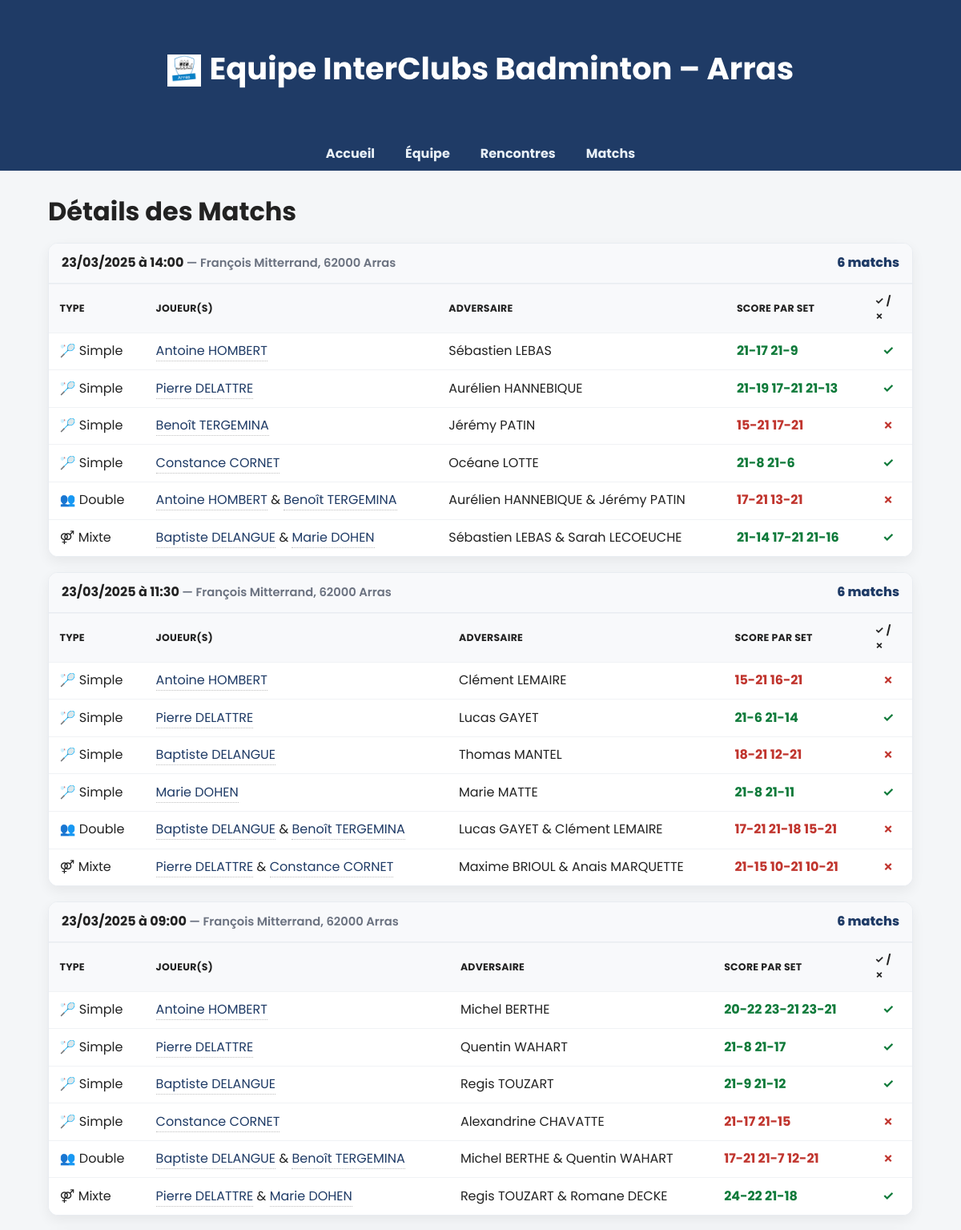
The app's page /matches.php (upper part) with its own data.
### tables this page shows
CREATE TABLE `match_details` (
  `id` int(11) NOT NULL,
  `joueur_id` int(11) NOT NULL,
  `fixture_id` int(11) DEFAULT NULL,
  `adversaire_id` int(11) DEFAULT NULL,
  `nom_adversaire` varchar(100) DEFAULT NULL,
  `opponent_team` varchar(120) DEFAULT NULL,
  `binome` varchar(255) DEFAULT NULL,
  `date_match` datetime NOT NULL,
  `journee` tinyint(4) DEFAULT NULL,
  `lieu` varchar(150) DEFAULT NULL,
  `score` varchar(50) DEFAULT NULL,
  `resultat` enum('victoire','défaite') DEFAULT NULL,
  `type_match` enum('simple','double','mixte') DEFAULT NULL,
  `is_prochain` tinyint(1) DEFAULT 0,
  `discipline_code` varchar(3) DEFAULT NULL
);

CREATE TABLE `joueurs` (
  `id` int(11) NOT NULL,
  `nom` varchar(50) NOT NULL,
  `prenom` varchar(50) NOT NULL,
  `licence` varchar(20) NOT NULL,
  `classement_simple` varchar(50) NOT NULL,
  `classement_double` varchar(50) NOT NULL,
  `classement_mixte` varchar(50) NOT NULL,
  `photo` varchar(255) NOT NULL,
  `date_ajout` timestamp NOT NULL DEFAULT current_timestamp() ON UPDATE current_timestamp(),
  `victoires_simple` int(11) NOT NULL DEFAULT 0,
  `matches_simple` int(11) NOT NULL DEFAULT 0,
  `victoires_double` int(11) NOT NULL DEFAULT 0,
  `matches_double` int(11) NOT NULL DEFAULT 0,
  `victoires_mixte` int(11) NOT NULL DEFAULT 0,
  `matches_mixte` int(11) NOT NULL DEFAULT 0
);

### matches.php (the view, shortened to what this page needs)
<?php
require __DIR__ . '/includes/db.php';
$highlightId = isset($_GET['match_id']) ? (int)$_GET['match_id'] : 0;
function renderTypeIcon(string $type): string {
  $t = function_exists('mb_strtolower') ? mb_strtolower(trim($type), 'UTF-8') : strtolower(trim($type));
  return match ($t) {
    'simple' => '🏸 Simple',
    'double' => '👥 Double',
    'mixte'  => '⚤ Mixte',
    default  => htmlspecialchars($type, ENT_QUOTES, 'UTF-8'),
  };
}
function fullName(array $r): string { return trim(($r['prenom'] ?? '').' '.($r['nom'] ?? '')); }
function renderTick(string $res): string {
  $r = function_exists('mb_strtolower') ? mb_strtolower($res,'UTF-8') : strtolower($res);
  if ($r === 'victoire') return '<span style="color:#0f7a3a;font-weight:700;">✓</span>';
  if ($r === 'défaite' || $r === 'defaite') return '<span style="color:#c0342d;font-weight:700;">✗</span>';
  return htmlspecialchars($res, ENT_QUOTES, 'UTF-8');
}
$players = $pdo->query("SELECT id, CONCAT(prenom,' ',nom) AS fullname FROM joueurs")->fetchAll(PDO::FETCH_ASSOC);
$nameToId = [];
foreach ($players as $p) {
  $nameToId[strtolower(trim($p['fullname']))] = (int)$p['id'];
}
$sql = "
  SELECT md.id, md.date_match, md.type_match, md.resultat, md.score, md.lieu,
         md.nom_adversaire, md.binome,
         j.id AS joueur_id, j.prenom, j.nom
  FROM match_details md
  JOIN joueurs j ON j.id = md.joueur_id
  ORDER BY md.date_match DESC, FIELD(md.type_match,'simple','double','mixte'), md.id
";
$rows = $pdo->query($sql)->fetchAll(PDO::FETCH_ASSOC);
$groups = [];
foreach ($rows as $r) {
  $dt = strtotime($r['date_match']);
  $key = date('d/m/Y H:i', $dt).'|'.trim($r['lieu'] ?? '');
  if (!isset($groups[$key])) {
    $groups[$key] = [
      'date'=>date('d/m/Y',$dt),
      'time'=>date('H:i',$dt),
      'lieu'=>trim($r['lieu'] ?? ''),
      'items'=>[]
    ];
  }
  $primaryFull = fullName($r);
  $joueurs = '<a class="player-link" href="joueur.php?id='.(int)$r['joueur_id'].'">'.htmlspecialchars($primaryFull,ENT_QUOTES).'</a>';
  if (!empty($r['binome'])) {
    $bn   = trim((string)$r['binome']);
    $bnId = $nameToId[strtolower($bn)] ?? null;
    $bnHtml = $bnId
      ? '<a class="player-link" href="joueur.php?id='.$bnId.'">'.htmlspecialchars($bn,ENT_QUOTES).'</a>'
      : htmlspecialchars($bn,ENT_QUOTES);
    $joueurs .= ' & '.$bnHtml;
  }
  $groups[$key]['items'][] = [
    'id'     => (int)$r['id'],
    'type'   => $r['type_match'],
    'joueurs'=> $joueurs,
    'adv'    => $r['nom_adversaire'] ?: '—',
    'score'  => $r['score'] ?: '—',
    'res'    => $r['resultat'] ?: '',
  ];
}
?>
<!DOCTYPE html>
<html lang="fr">
<head>
  <link rel="stylesheet" href="style.css">
</head>
<?php include __DIR__.'/includes/header.php'; ?>
<main class="matches-wrap">
  <h1 class="matches-title">Détails des Matchs</h1>
  <?php if (empty($groups)): ?>
    <p>Aucun match trouvé.</p>
  <?php else: ?>
    <?php foreach ($groups as $g): ?>
      <section class="meet-card">
        <header class="meet-header">
          <div>
            <?= htmlspecialchars($g['date']) ?> à <?= htmlspecialchars($g['time']) ?>
            <?php if ($g['lieu']!==''): ?>
              <span class="meet-meta">— <?= htmlspecialchars($g['lieu']) ?></span>
            <?php endif; ?>
          </div>
          <div class="meet-count"><?= count($g['items']) ?> match<?= count($g['items'])>1?'s':'' ?></div>
        </header>
        <table class="matches-table">
          <thead>
            <tr>
              <th class="type-col">Type</th>
              <th>Joueur(s)</th>
              <th>Adversaire</th>
              <th class="score-col">Score par set</th>
              <th class="tick-col">✓ / ✗</th>
            </tr>
          </thead>
          <tbody>
          <?php foreach ($g['items'] as $it): ?>
            <?php
              $mid   = (int)$it['id'];
              $rowId = 'row-m'.$mid;
              $clsHL = ($highlightId === $mid) ? ' highlight' : '';
              $r     = function_exists('mb_strtolower') ? mb_strtolower($it['res'],'UTF-8') : strtolower($it['res']);
              $scoreCls = ($r==='victoire') ? 'color:#0f7a3a;font-weight:700;' : (($r==='défaite'||$r==='defaite')?'color:#c0342d;font-weight:700;':'');
            ?>
            <tr id="<?= $rowId ?>" class="<?= $clsHL ?>">
              <td class="type-col"><?= renderTypeIcon($it['type']) ?></td>
              <td><?= $it['joueurs']  ?></td>
              <td><?= htmlspecialchars($it['adv']) ?></td>
              <td class="score-col"><span style="<?= $scoreCls ?>"><?= htmlspecialchars($it['score']) ?></span></td>
              <td class="tick-col"><?= renderTick($it['res']) ?></td>
            </tr>
          <?php endforeach; ?>
          </tbody>
        </table>
      </section>
    <?php endforeach; ?>
  <?php endif; ?>
</main>
</body>
</html>

### css/style.css (style rules this page uses)
:root { --brand-blue: #1D3A61; --brand-red: #B61D3C; --brand-red-dark: #8E1A30; --dark-blue: #162E6F; --bg-light: #F4F6F8; --text-main:#222; --text-muted:#6b7280; --win:#2bb673; --loss:#e53935; --border:#e5e7eb; --shadow:0 2px 6px rgba(0,0,0,.08); }
*,*::before,*::after { margin:0; padding:0; box-sizing:border-box; }
html,body { height:100%; }
body { display:flex; flex-direction:column; font-family:'Poppins', system-ui, -apple-system, "Segoe UI", Roboto, Arial, sans-serif; background:var(--bg-light); color:var(--text-main); line-height:1.55; }
a { color:var(--brand-blue); text-decoration:none; }
:root { --brand-blue: #1f3b66; --border: #e8ecf1; --shadow: 0 6px 18px rgba(0,0,0,.06); }
.player-link { color: var(--brand-blue); text-decoration: none; border-bottom: 1px dotted rgba(0,0,0,.25); padding-bottom: 1px; }
body { margin-bottom: 0; }
h1 { font-size: clamp(1.6rem, 2.5vw + 1rem, 2.4rem); line-height: 1.2; margin: 0.5em 0 0.6em; }

### matches.php (style rules this page uses)
.matches-wrap { width:90%; max-width:1100px; margin:2rem auto; }
.matches-title { font-size:2rem; margin:0 0 1.25rem; }
.meet-card { background:#fff; border:1px solid #e8ecf1; border-radius:12px; box-shadow:0 6px 16px rgba(0,0,0,.06); margin:1.2rem 0; overflow:hidden; }
.meet-header { display:flex; gap:10px; align-items:center; justify-content:space-between; padding:.75rem 1rem; background:#f8f9fb; border-bottom:1px solid #e8ecf1; font-weight:700; }
.meet-meta { color:#6b7280; font-weight:600; font-size:.92rem; }
.meet-count { color:#1f3b66; font-weight:800; }
.matches-table { width:100%; border-collapse:collapse; background:#fff; }
.matches-table th, .matches-table td { padding:.65rem .85rem; border-top:1px solid #f0f2f5; }
.matches-table thead th { background:#f8f9fb; text-transform:uppercase; font-size:.78rem; letter-spacing:.02em; text-align:left; }
.type-col { width:120px; white-space:nowrap; }
.score-col { white-space:nowrap; font-variant-numeric:tabular-nums; }
.tick-col { width:60px; text-align:center; }
.player-link { border-bottom:1px dotted rgba(0,0,0,.25); text-decoration:none; }

### records on screen
match_details: type_match "🏸 Simple", nom_adversaire "Sébastien LEBAS", score "21-17 21-9"
joueurs: primaryFull "Antoine HOMBERT"
match_details: type_match "🏸 Simple", nom_adversaire "Aurélien HANNEBIQUE", score "21-19 17-21 21-13"
joueurs: primaryFull "Pierre DELATTRE"
match_details: type_match "🏸 Simple", nom_adversaire "Jérémy PATIN", score "15-21 17-21"
joueurs: primaryFull "Benoît TERGEMINA"
match_details: type_match "🏸 Simple", nom_adversaire "Océane LOTTE", score "21-8 21-6"
joueurs: primaryFull "Constance CORNET"
match_details: type_match "👥 Double", joueurs "&", binome "Benoît TERGEMINA", nom_adversaire "Aurélien HANNEBIQUE & Jérémy PATIN", score "17-21 13-21"
match_details: type_match "⚤ Mixte", joueurs "&", binome "Marie DOHEN", nom_adversaire "Sébastien LEBAS & Sarah LECOEUCHE", score "21-14 17-21 21-16"
joueurs: primaryFull "Baptiste DELANGUE"
match_details: type_match "🏸 Simple", nom_adversaire "Clément LEMAIRE", score "15-21 16-21"
match_details: type_match "🏸 Simple", nom_adversaire "Lucas GAYET", score "21-6 21-14"
match_details: type_match "🏸 Simple", nom_adversaire "Thomas MANTEL", score "18-21 12-21"
match_details: type_match "🏸 Simple", nom_adversaire "Marie MATTE", score "21-8 21-11"
joueurs: primaryFull "Marie DOHEN"
match_details: type_match "👥 Double", joueurs "&", binome "Benoît TERGEMINA", nom_adversaire "Lucas GAYET & Clément LEMAIRE", score "17-21 21-18 15-21"
match_details: type_match "⚤ Mixte", joueurs "&", binome "Constance CORNET", nom_adversaire "Maxime BRIOUL & Anais MARQUETTE", score "21-15 10-21 10-21"
match_details: type_match "🏸 Simple", nom_adversaire "Michel BERTHE", score "20-22 23-21 23-21"
match_details: type_match "🏸 Simple", nom_adversaire "Quentin WAHART", score "21-8 21-17"
match_details: type_match "🏸 Simple", nom_adversaire "Regis TOUZART", score "21-9 21-12"
match_details: type_match "🏸 Simple", nom_adversaire "Alexandrine CHAVATTE", score "21-17 21-15"
match_details: type_match "👥 Double", joueurs "&", binome "Benoît TERGEMINA", nom_adversaire "Michel BERTHE & Quentin WAHART", score "17-21 21-7 12-21"
match_details: type_match "⚤ Mixte", joueurs "&", binome "Marie DOHEN", nom_adversaire "Regis TOUZART & Romane DECKE", score "24-22 21-18"

### other values on screen
$g['date'] "23/03/2025"
$g['time'] "14:00"
$g['lieu'] "François Mitterrand, 62000 Arras"
count($g['items']) "6"
$g['time'] "11:30"
$g['time'] "09:00"
